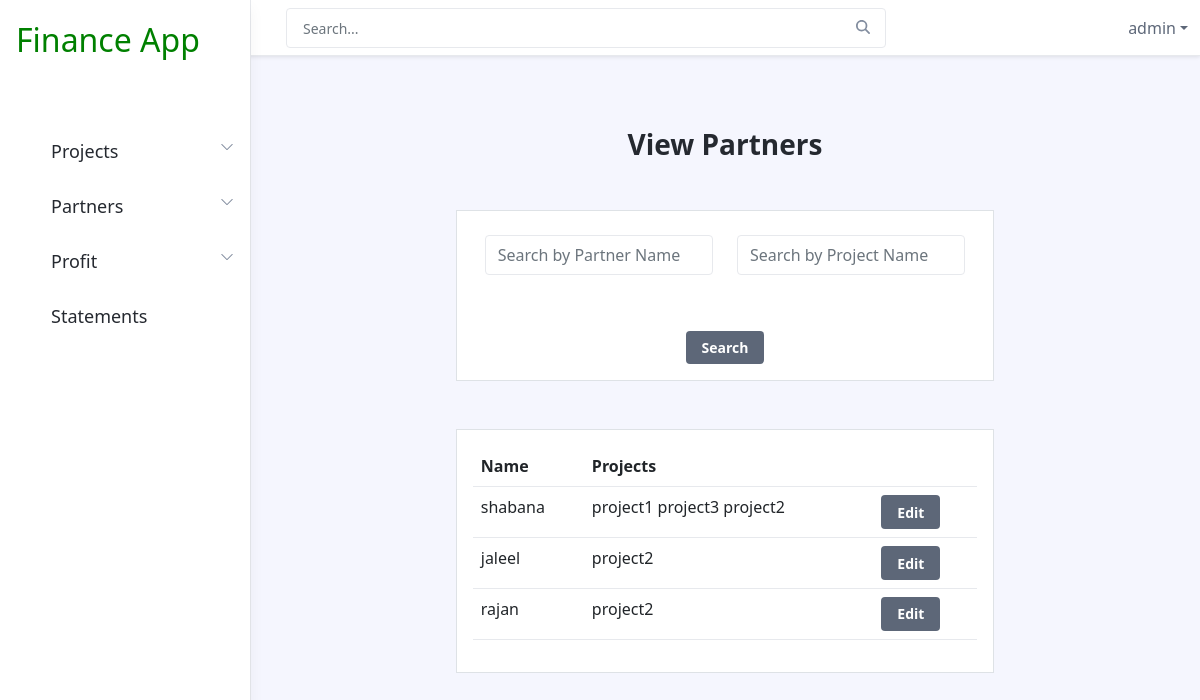
/viewpartner/ (signed in), run on an earlier commit of the app's database.
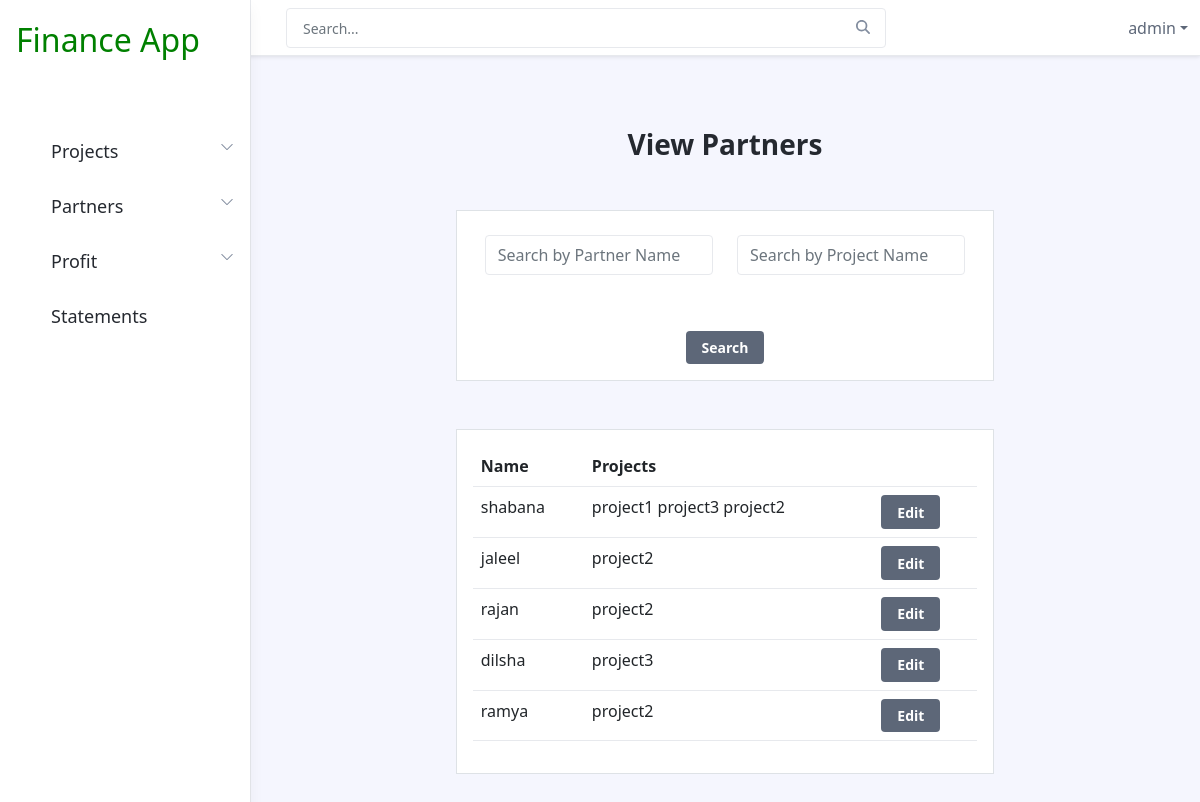
And on a later commit of the database.
### financeadmin/models.py (models this page shows, shortened)
class partner(models.Model):
    partner_name=models.CharField(max_length=30,unique=True)

class partnership(models.Model):
    project=models.ForeignKey(project,on_delete=models.CASCADE)
    partner=models.ForeignKey(partner,on_delete=models.CASCADE,null=True)
    partnership=models.IntegerField()
    class Meta:
        unique_together=['project','partner']

class project(models.Model):
    name=models.CharField(max_length=30)
    def __str__(self):
        return self.name

### financeadmin/views.py (the view)
# urls.py: path('viewpartner/', views.fnviewpartner,name="viewpartner"),
@login_required(login_url="/login/")
def fnviewpartner(request):
    q=request.GET.get('q') if request.GET.get('q') !=None  else ''
    t=request.GET.get('t') if request.GET.get('t') !=None  else ''
    print(q)
    partners=partner.objects.all()
    if q:
        partners=partners.filter(partner_name__icontains=q)
    if t:
        partners=partners.filter(partnership__project__name=t)
    context={'partner':partners}
    return render(request,'viewpartners.html',context)

### financeadmin/templates/viewpartners.html
{% extends 'includes/navbar.html' %}
{% block content %}
{% load mathfilters %}
<div class="app-wrapper">
    <div class="app-content pt-3 p-md-3 p-lg-4">
        <div class="container-xl">
<div class="col-sm-8 col-lg-9 container ">
    <h3 class="text-center mt-5">View Partners</h3>
    <div class="row m-5 p-3 border bg-white">
        <form action="" method="GET">
            <div class="row">
                 <div class="col-sm-6 my-2">
                <input type="text" placeholder="Search by Partner Name" class="form-control" name="q">
            </div>
            <div class="col-sm-6 my-2">
                <input type="text" placeholder="Search by Project Name" class="form-control" name="t">
            </div>
        </div>
        <center><button type="submit" class="btn btn-secondary mt-5">Search</button></center>
    </form>
    </div>
    <div class="row m-5 p-3 border bg-white">
        <table class="table ">
            <tr>
                <th>Name</th>
                <th>Projects</th>
                <th></th>
            </tr>
            {% for partners in partner %}
            <tr>
                <td>{{partners.partner_name}}</td>
                <td>{% for p in partners.partnership_set.all %}
                    {{p.project}}
                    {% endfor%}
                </td>
                <td><a href="" class="btn btn-secondary"> Edit</a></td>
            </tr>
            {% endfor %}
        </table>
    </div>
</div>
</div>
</div>
</div>
{% endblock %}

What changed in the data, as far as the page shows it:
added partner: partner_name "dilsha"
added partnership: project "project3", shown under "dilsha"
added partner: partner_name "ramya"
added partnership: project "project2", shown under "ramya"
